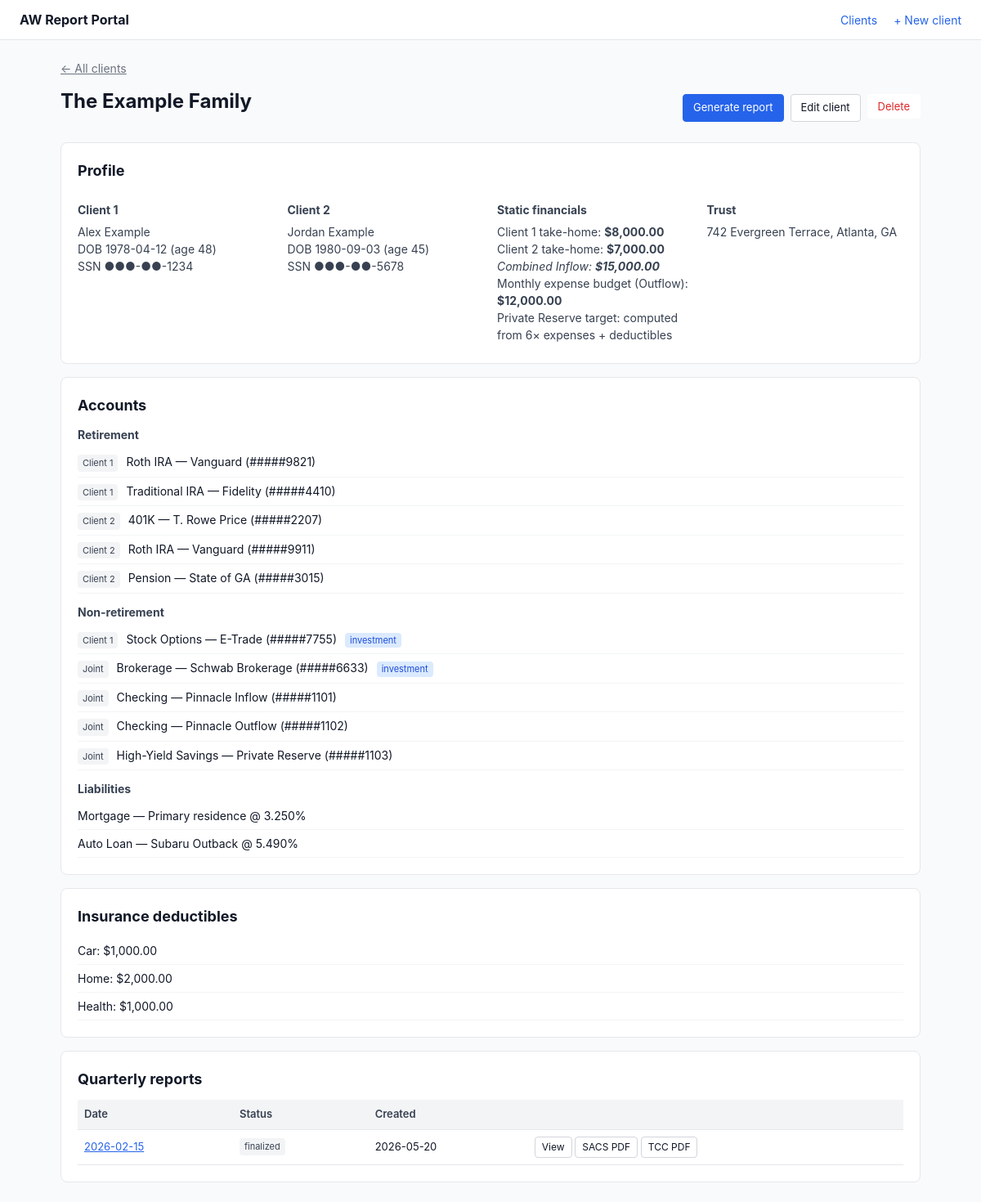
The page /clients/1 on the database its author committed.
### tables this page shows
CREATE TABLE clients (
    id INTEGER PRIMARY KEY AUTOINCREMENT,
    label TEXT NOT NULL,
    is_married INTEGER NOT NULL DEFAULT 0,

    client1_name TEXT NOT NULL,
    client1_dob TEXT NOT NULL,
    client1_ssn_last4 TEXT,

    client2_name TEXT,
    client2_dob TEXT,
    client2_ssn_last4 TEXT,

    monthly_salary REAL NOT NULL DEFAULT 0,
    client1_salary REAL NOT NULL DEFAULT 0,
    client2_salary REAL NOT NULL DEFAULT 0,
    monthly_expense_budget REAL NOT NULL DEFAULT 0,
    private_reserve_target_override REAL,

    trust_property_address TEXT,

    created_at TEXT DEFAULT CURRENT_TIMESTAMP,
    updated_at TEXT DEFAULT CURRENT_TIMESTAMP
);

CREATE TABLE accounts (
    id INTEGER PRIMARY KEY AUTOINCREMENT,
    client_id INTEGER NOT NULL,
    category TEXT NOT NULL CHECK (category IN ('retirement', 'non_retirement', 'liability')),
    owner TEXT NOT NULL CHECK (owner IN ('client1', 'client2', 'joint')),
    account_type TEXT NOT NULL,
    nickname TEXT,
    account_number_last4 TEXT,
    interest_rate REAL,
    institution TEXT,
    is_investment INTEGER NOT NULL DEFAULT 0,
    sort_order INTEGER NOT NULL DEFAULT 0,
    FOREIGN KEY (client_id) REFERENCES clients(id) ON DELETE CASCADE
);

CREATE TABLE insurance_deductibles (
    id INTEGER PRIMARY KEY AUTOINCREMENT,
    client_id INTEGER NOT NULL,
    label TEXT NOT NULL,
    amount REAL NOT NULL DEFAULT 0,
    FOREIGN KEY (client_id) REFERENCES clients(id) ON DELETE CASCADE
);

CREATE TABLE reports (
    id INTEGER PRIMARY KEY AUTOINCREMENT,
    client_id INTEGER NOT NULL,
    report_date TEXT NOT NULL,
    inflow_monthly REAL,
    outflow_monthly REAL,
    private_reserve_balance REAL,
    investment_account_balance REAL,
    trust_zillow_value REAL,
    status TEXT NOT NULL DEFAULT 'draft' CHECK (status IN ('draft', 'finalized')),
    created_at TEXT DEFAULT CURRENT_TIMESTAMP,
    finalized_at TEXT,
    FOREIGN KEY (client_id) REFERENCES clients(id) ON DELETE CASCADE
);

### app.py (the view)
    @app.route("/clients/<int:client_id>")
    def client_detail(client_id):
        client = get_client_or_404(client_id)
        accounts = get_accounts(client_id)
        deductibles = get_deductibles(client_id)
        reports = get_reports(client_id)
        return render_template(
            "client_detail.html",
            client=client,
            accounts=accounts,
            deductibles=deductibles,
            reports=reports,
            calc_age=calc_age,
        )

### app.py (called while the page is built)
def get_client_or_404(client_id: int):
    c = dbmod.query("SELECT * FROM clients WHERE id = ?", (client_id,), one=True)
    if not c:
        abort(404)
    return c

def get_accounts(client_id: int):
    return dbmod.query(
        "SELECT * FROM accounts WHERE client_id = ? ORDER BY category, owner, sort_order, id",
        (client_id,),
    )

def get_deductibles(client_id: int):
    return dbmod.query(
        "SELECT * FROM insurance_deductibles WHERE client_id = ? ORDER BY id",
        (client_id,),
    )

def get_reports(client_id: int):
    return dbmod.query(
        "SELECT * FROM reports WHERE client_id = ? ORDER BY report_date DESC, id DESC",
        (client_id,),
    )

### calculations.py (called while the page is built)
def calc_age(dob_iso: str, as_of_iso: str | None = None) -> int | None:
    from datetime import date
    if not dob_iso:
        return None
    try:
        dob = date.fromisoformat(dob_iso)
    except ValueError:
        return None
    today = date.fromisoformat(as_of_iso) if as_of_iso else date.today()
    return today.year - dob.year - ((today.month, today.day) < (dob.month, dob.day))

### db.py (called while the page is built)
def get_db():
    if "db" not in g:
        g.db = sqlite3.connect(current_app.config["DATABASE_PATH"])
        g.db.row_factory = sqlite3.Row
        g.db.execute("PRAGMA foreign_keys = ON")
    return g.db

def query(sql: str, args: tuple = (), one: bool = False):
    cur = get_db().execute(sql, args)
    rows = cur.fetchall()
    cur.close()
    return (rows[0] if rows else None) if one else rows

### templates/client_detail.html (shortened to what this page needs)
{% extends "base.html" %}
{% block content %}
<div class="breadcrumb"><a href="{{ url_for('index') }}">← All clients</a></div>
<div class="page-head">
  <h1>{{ client.label }}</h1>
  <div class="page-head-actions">
    <a class="btn primary" href="{{ url_for('report_new', client_id=client.id) }}">Generate report</a>
    <a class="btn" href="{{ url_for('client_edit', client_id=client.id) }}">Edit client</a>
    <form method="post" action="{{ url_for('client_delete', client_id=client.id) }}" style="display:inline"
          onsubmit="return confirm('Delete this client and all their reports?')">
      <button class="btn danger ghost" type="submit">Delete</button>
    </form>
  </div>
</div>
<section class="card">
  <h2>Profile</h2>
  <div class="profile-grid">
    <div>
      <h3>Client 1</h3>
      <p>{{ client.client1_name }}<br>
         DOB {{ client.client1_dob }} (age {{ calc_age(client.client1_dob) }})<br>
         SSN ●●●-●●-{{ client.client1_ssn_last4 or '____' }}</p>
    </div>
    {% if client.is_married %}
    <div>
      <h3>Client 2</h3>
      <p>{{ client.client2_name }}<br>
         DOB {{ client.client2_dob }} (age {{ calc_age(client.client2_dob) }})<br>
         SSN ●●●-●●-{{ client.client2_ssn_last4 or '____' }}</p>
    </div>
    {% endif %}
    <div>
      <h3>Static financials</h3>
      <p>Client 1 take-home: <strong>{{ client.client1_salary | usd }}</strong><br>
         {% if client.is_married %}Client 2 take-home: <strong>{{ client.client2_salary | usd }}</strong><br>{% endif %}
         <em>Combined Inflow: <strong>{{ client.monthly_salary | usd }}</strong></em><br>
         Monthly expense budget (Outflow): <strong>{{ client.monthly_expense_budget | usd }}</strong><br>
         Private Reserve target:
         {% if client.private_reserve_target_override %}<strong>{{ client.private_reserve_target_override | usd }}</strong> (override){% else %}
           computed from 6× expenses + deductibles
         {% endif %}
      </p>
    </div>
    <div>
      <h3>Trust</h3>
      <p>{{ client.trust_property_address or "—" }}</p>
    </div>
  </div>
</section>
<section class="card">
  <h2>Accounts</h2>
  {% set retirement = accounts | selectattr('category', 'equalto', 'retirement') | list %}
  {% set non_retirement = accounts | selectattr('category', 'equalto', 'non_retirement') | list %}
  {% set liabilities = accounts | selectattr('category', 'equalto', 'liability') | list %}
  <h3>Retirement</h3>
  {% if not retirement %}<p class="empty">None.</p>{% else %}
  <ul class="account-list">
    {% for a in retirement %}
      <li><span class="badge">{{ a.owner | replace('client','Client ') | title }}</span>
          {{ a.account_type }}{% if a.nickname %} — {{ a.nickname }}{% endif %}
          {% if a.account_number_last4 %} (#####{{ a.account_number_last4 }}){% endif %}</li>
    {% endfor %}
  </ul>
  {% endif %}
  <h3>Non-retirement</h3>
  {% if not non_retirement %}<p class="empty">None.</p>{% else %}
  <ul class="account-list">
    {% for a in non_retirement %}
      <li><span class="badge">{{ a.owner | replace('client','Client ') | title }}</span>
          {{ a.account_type }}{% if a.nickname %} — {{ a.nickname }}{% endif %}
          {% if a.account_number_last4 %} (#####{{ a.account_number_last4 }}){% endif %}
          {% if a.is_investment %}<span class="tag">investment</span>{% endif %}</li>
    {% endfor %}
  </ul>
  {% endif %}
  <h3>Liabilities</h3>
  {% if not liabilities %}<p class="empty">None.</p>{% else %}
  <ul class="account-list">
    {% for a in liabilities %}
      <li>{{ a.account_type }}{% if a.nickname %} — {{ a.nickname }}{% endif %}
          {% if a.interest_rate %} @ {{ a.interest_rate | pct }}{% endif %}</li>
    {% endfor %}
  </ul>
  {% endif %}
</section>
<section class="card">
  <h2>Insurance deductibles</h2>
  {% if not deductibles %}<p class="empty">None.</p>{% else %}
  <ul class="account-list">
    {% for d in deductibles %}<li>{{ d.label }}: {{ d.amount | usd }}</li>{% endfor %}
  </ul>
  {% endif %}
</section>
<section class="card">
  <h2>Quarterly reports</h2>
  {% if not reports %}<p class="empty">No reports yet. <a href="{{ url_for('report_new', client_id=client.id) }}">Generate the first one →</a></p>
  {% else %}
  <table class="data">
    <thead><tr><th>Date</th><th>Status</th><th>Created</th><th></th></tr></thead>
    <tbody>
      {% for r in reports %}
        <tr>
          <td><a href="{{ url_for('report_view', report_id=r.id) }}">{{ r.report_date }}</a></td>
          <td><span class="badge">{{ r.status }}</span></td>
          <td>{{ r.created_at[:10] if r.created_at else '' }}</td>
          <td>
            <a class="btn small" href="{{ url_for('report_view', report_id=r.id) }}">View</a>
            <a class="btn small" href="{{ url_for('report_pdf', report_id=r.id, kind='sacs') }}">SACS PDF</a>
            <a class="btn small" href="{{ url_for('report_pdf', report_id=r.id, kind='tcc') }}">TCC PDF</a>
          </td>
        </tr>
      {% endfor %}
    </tbody>
  </table>
  {% endif %}
</section>
{% endblock %}

### static/style.css (style rules this page uses)
:root { --blue: #2563eb; --blue-dark: #1d4ed8; --green: #16a34a; --red: #dc2626; --gray-50: #f9fafb; --gray-100: #f3f4f6; --gray-200: #e5e7eb; --gray-300: #d1d5db; --gray-500: #6b7280; --gray-700: #374151; --gray-900: #111827; }
* { box-sizing: border-box; }
body { margin: 0; font-family: -apple-system, system-ui, "Segoe UI", Roboto, sans-serif; color: var(--gray-900); background: var(--gray-50); font-size: 14px; line-height: 1.5; }
a { color: var(--blue); }
.breadcrumb { margin-bottom: 12px; color: var(--gray-500); }
.breadcrumb a { color: var(--gray-500); }
h1 { font-size: 24px; margin: 0 0 16px; }
h2 { font-size: 18px; margin: 0 0 12px; }
h3 { font-size: 14px; margin: 12px 0 6px; color: var(--gray-700); }
.page-head { display: flex; justify-content: space-between; align-items: center; margin-bottom: 16px; }
.page-head-actions { display: flex; gap: 8px; }
.card { background: white; border: 1px solid var(--gray-200); border-radius: 8px; padding: 20px; margin-bottom: 16px; }
.profile-grid { display: grid; grid-template-columns: repeat(auto-fit, minmax(220px, 1fr)); gap: 16px; }
.profile-grid p { margin: 4px 0; color: var(--gray-700); }
table.data, table.accounts, table.deductibles, table.balances { width: 100%; border-collapse: collapse; }
table.data th, table.data td, table.balances th, table.balances td, table.accounts th, table.accounts td, table.deductibles th, table.deductibles td { text-align: left; padding: 8px; border-bottom: 1px solid var(--gray-200); font-size: 13px; }
table.data th, table.balances th, table.accounts th, table.deductibles th { background: var(--gray-100); font-weight: 600; color: var(--gray-700); }
.account-list { list-style: none; padding: 0; margin: 0; }
.account-list li { padding: 6px 0; border-bottom: 1px solid var(--gray-100); }
.badge { display: inline-block; padding: 2px 6px; background: var(--gray-100); color: var(--gray-700); border-radius: 4px; font-size: 11px; margin-right: 6px; }
.tag { display: inline-block; padding: 1px 6px; background: #dbeafe; color: var(--blue-dark); border-radius: 4px; font-size: 11px; margin-left: 6px; }
.btn { display: inline-block; padding: 6px 12px; border: 1px solid var(--gray-300); border-radius: 4px; background: white; color: var(--gray-900); text-decoration: none; cursor: pointer; font-size: 13px; font-family: inherit; }
.btn.primary { background: var(--blue); border-color: var(--blue); color: white; }
.btn.danger { color: var(--red); border-color: var(--red); }
.btn.danger.ghost { background: white; }
.btn.ghost { background: transparent; border-color: transparent; }
.btn.small { padding: 3px 8px; font-size: 12px; }

### rows shown on the page
clients: label "The Example Family", client1_name "Alex Example", client1_dob "1978-04-12", client1_dob "48", client1_ssn_last4 "1234", client2_name "Jordan Example", client2_dob "1980-09-03", client2_dob "45", client2_ssn_last4 "5678", client1_salary "$8,000.00", client2_salary "$7,000.00", monthly_salary "$15,000.00", monthly_expense_budget "$12,000.00", trust_property_address "742 Evergreen Terrace, Atlanta, GA"
accounts: owner "Client 1", account_type "Roth IRA", nickname "Vanguard", account_number_last4 "9821"
accounts: owner "Client 1", account_type "Traditional IRA", nickname "Fidelity", account_number_last4 "4410"
accounts: owner "Client 2", account_type "401K", nickname "T. Rowe Price", account_number_last4 "2207"
accounts: owner "Client 2", account_type "Roth IRA", nickname "Vanguard", account_number_last4 "9911"
accounts: owner "Client 2", account_type "Pension", nickname "State of GA", account_number_last4 "3015"
accounts: owner "Client 1", account_type "Stock Options", nickname "E-Trade", account_number_last4 "7755", is_investment "investment"
accounts: owner "Joint", account_type "Brokerage", nickname "Schwab Brokerage", account_number_last4 "6633", is_investment "investment"
accounts: owner "Joint", account_type "Checking", nickname "Pinnacle Inflow", account_number_last4 "1101"
accounts: owner "Joint", account_type "Checking", nickname "Pinnacle Outflow", account_number_last4 "1102"
accounts: owner "Joint", account_type "High-Yield Savings", nickname "Private Reserve", account_number_last4 "1103"
accounts: account_type "Mortgage", nickname "Primary residence", interest_rate|pct "3.250%"
accounts: account_type "Auto Loan", nickname "Subaru Outback", interest_rate|pct "5.490%"
insurance_deductibles: label "Car", amount "$1,000.00"
insurance_deductibles: label "Home", amount "$2,000.00"
insurance_deductibles: label "Health", amount "$1,000.00"
reports: report_date "2026-02-15", status "finalized", created_at "2026-05-20"
